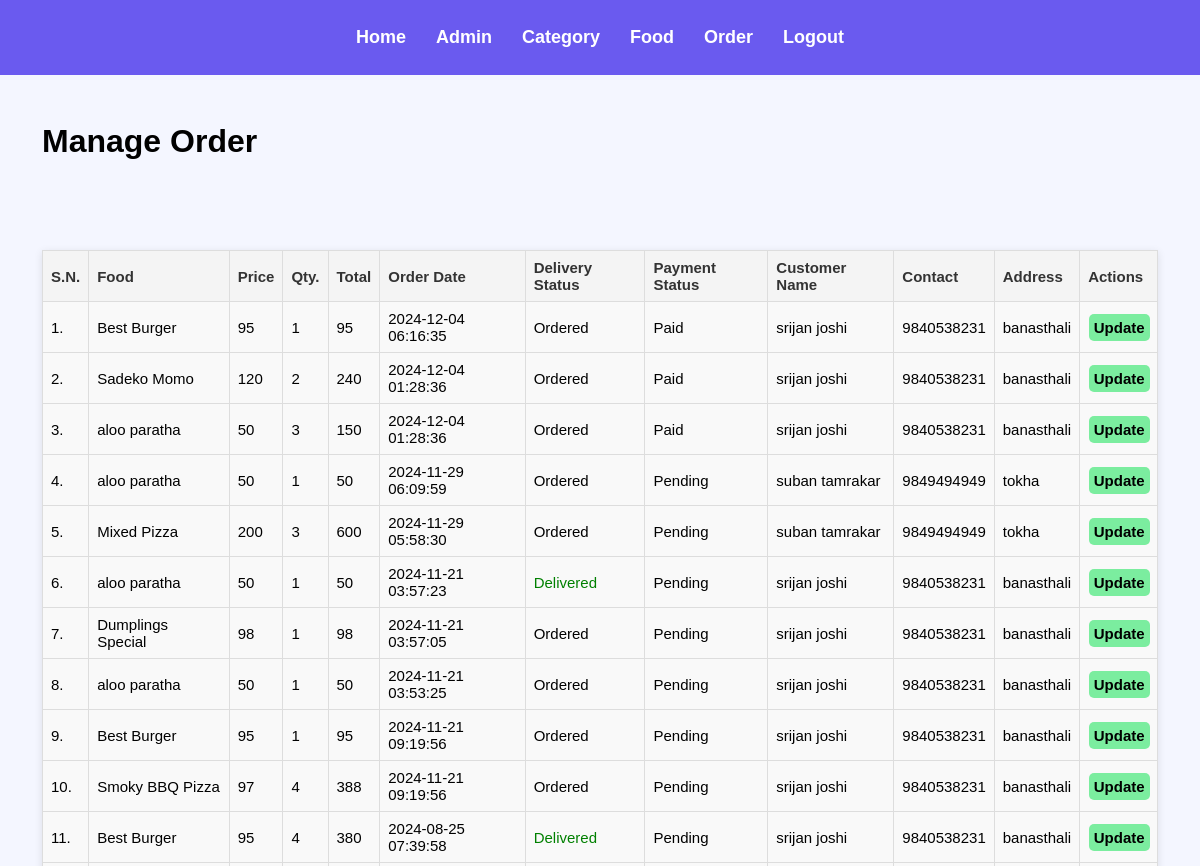
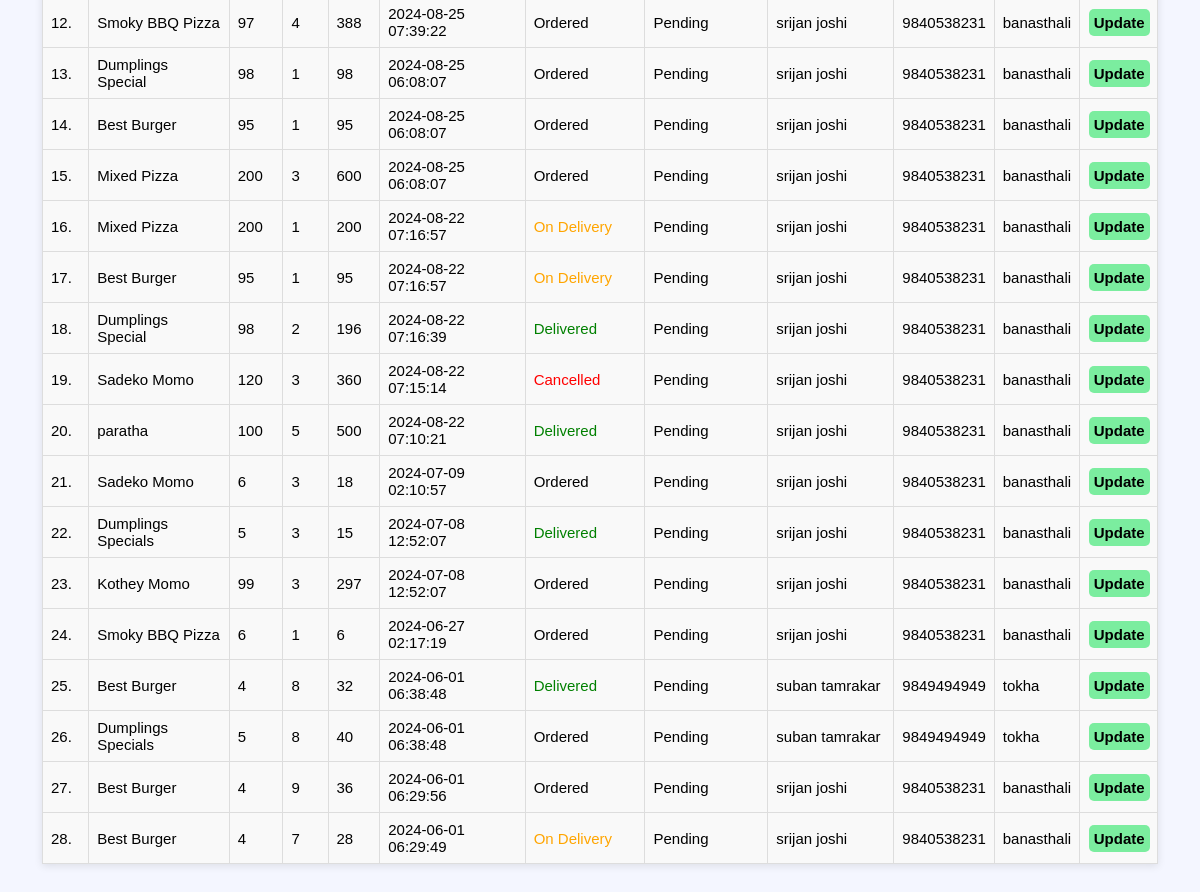
Page /admin/manage-order.php (signed in) on the committed database (2 pictures, top to bottom).
### tables this page shows
CREATE TABLE `tbl_order` (
  `id` int(10) UNSIGNED NOT NULL,
  `food` varchar(150) NOT NULL,
  `price` int(10) NOT NULL,
  `qty` int(11) NOT NULL,
  `total` int(10) NOT NULL,
  `order_date` datetime NOT NULL,
  `status` varchar(50) NOT NULL,
  `customer_name` varchar(150) NOT NULL,
  `customer_contact` varchar(20) NOT NULL,
  `customer_email` varchar(150) NOT NULL,
  `customer_address` varchar(255) NOT NULL,
  `payment_status` varchar(50) NOT NULL DEFAULT 'Pending'
);

### admin/manage-order.php (the view, shortened to what this page needs)
<?php include('partials/menu.php'); ?>
<div class="main">
    <div class="order-container">
        <h1>Manage Order</h1>
        <br /><br /><br />
        <br><br>
        <table class="tbl-full">
            <tr>
                <th>S.N.</th>
                <th>Food</th>
                <th>Price</th>
                <th>Qty.</th>
                <th>Total</th>
                <th>Order Date</th>
                <th>Delivery Status</th>
                <th>Payment Status</th>
                <th>Customer Name</th>
                <th>Contact</th>
                <th>Address</th>
                <th>Actions</th>
            </tr>
            <?php
            $sql = "SELECT * FROM tbl_order ORDER BY id DESC";
            $res = mysqli_query($conn, $sql);
            $count = mysqli_num_rows($res);
            $sn = 1;
            if ($count > 0) {
                while ($row = mysqli_fetch_assoc($res)) {
                    $id = $row['id'];
                    $food = $row['food'];
                    $price = $row['price'];
                    $qty = $row['qty'];
                    $total = $row['total'];
                    $order_date = $row['order_date'];
                    $status = $row['status'];
                    $payment_status = $row['payment_status'];
                    $customer_name = $row['customer_name'];
                    $customer_contact = $row['customer_contact'];
                    $customer_address = $row['customer_address'];
            ?>
                    <tr>
                        <td data-label="S.N."><?php echo $sn++; ?>. </td>
                        <td data-label="Food"><?php echo $food; ?></td>
                        <td data-label="Price"><?php echo $price; ?></td>
                        <td data-label="Qty."><?php echo $qty; ?></td>
                        <td data-label="Total"><?php echo $total; ?></td>
                        <td data-label="Order Date"><?php echo $order_date; ?></td>
                        <td data-label="Delivery Status">
                            <?php
                            if ($status == "Ordered") {
                                echo "<label>$status</label>";
                            } elseif ($status == "On Delivery") {
                                echo "<label style='color: orange;'>$status</label>";
                            } elseif ($status == "Delivered") {
                                echo "<label style='color: green;'>$status</label>";
                            } elseif ($status == "Cancelled") {
                                echo "<label style='color: red;'>$status</label>";
                            }
                            ?>
                        </td>
                        <td data-label="Payment Status">
                            <?php echo $payment_status; ?>
                        </td>
                        <td data-label="Customer Name"><?php echo $customer_name; ?></td>
                        <td data-label="Contact"><?php echo $customer_contact; ?></td>
                        <td data-label="Address"><?php echo $customer_address; ?></td>
                        <td data-label="Actions">
                            <a href="<?php echo SITEURL; ?>admin/update-order.php?id=<?php echo $id; ?>" class="btn-secondary">Update</a>
                        </td>
                    </tr>
            <?php
                }
            } else {
                echo "<tr><td colspan='12' class='error'>Orders not Available</td></tr>";
            }
            ?>
        </table>
    </div>
</div>

### css/admin.css (style rules this page uses)
* { margin: 0; padding: 0; font-family: Arial, Helvetica, sans-serif; }
.tbl-full { width: 100%; border-collapse: collapse; background-color: #f9f9f9; box-shadow: 0 2px 8px rgba(0, 0, 0, 0.1); }
.tbl-full th, .tbl-full td { border: 1px solid #ddd; padding: 8px; text-align: left; font-size: 15px; }
.tbl-full th { background-color: #f4f4f4; color: #333; font-weight: bold; }
.btn-secondary { margin: 2% 1%; background-color: #7bed9f; padding: 5px; color: black; text-decoration: none; font-weight: bold; border-radius: 5px; }
.main { background-color: #f1f4ffc4; padding: 3% 0; }
.order-container { padding: 1%; width: 93%; margin: 0 auto; }

### rows in the picture
tbl_order: food "Best Burger", price "95", qty "1", total "95", order_date "2024-12-04 06:16:35", status "Ordered", payment_status "Paid", customer_name "srijan joshi", customer_contact "9840538231", customer_address "banasthali"
tbl_order: food "Sadeko Momo", price "120", qty "2", total "240", order_date "2024-12-04 01:28:36", status "Ordered", payment_status "Paid", customer_name "srijan joshi", customer_contact "9840538231", customer_address "banasthali"
tbl_order: food "aloo paratha", price "50", qty "3", total "150", order_date "2024-12-04 01:28:36", status "Ordered", payment_status "Paid", customer_name "srijan joshi", customer_contact "9840538231", customer_address "banasthali"
tbl_order: food "aloo paratha", price "50", qty "1", total "50", order_date "2024-11-29 06:09:59", status "Ordered", payment_status "Pending", customer_name "suban tamrakar", customer_contact "9849494949", customer_address "tokha"
tbl_order: food "Mixed Pizza", price "200", qty "3", total "600", order_date "2024-11-29 05:58:30", status "Ordered", payment_status "Pending", customer_name "suban tamrakar", customer_contact "9849494949", customer_address "tokha"
tbl_order: food "aloo paratha", price "50", qty "1", total "50", order_date "2024-11-21 03:57:23", status "Delivered", payment_status "Pending", customer_name "srijan joshi", customer_contact "9840538231", customer_address "banasthali"
tbl_order: food "Dumplings Special", price "98", qty "1", total "98", order_date "2024-11-21 03:57:05", status "Ordered", payment_status "Pending", customer_name "srijan joshi", customer_contact "9840538231", customer_address "banasthali"
tbl_order: food "aloo paratha", price "50", qty "1", total "50", order_date "2024-11-21 03:53:25", status "Ordered", payment_status "Pending", customer_name "srijan joshi", customer_contact "9840538231", customer_address "banasthali"
tbl_order: food "Best Burger", price "95", qty "1", total "95", order_date "2024-11-21 09:19:56", status "Ordered", payment_status "Pending", customer_name "srijan joshi", customer_contact "9840538231", customer_address "banasthali"
tbl_order: food "Smoky BBQ Pizza", price "97", qty "4", total "388", order_date "2024-11-21 09:19:56", status "Ordered", payment_status "Pending", customer_name "srijan joshi", customer_contact "9840538231", customer_address "banasthali"
tbl_order: food "Best Burger", price "95", qty "4", total "380", order_date "2024-08-25 07:39:58", status "Delivered", payment_status "Pending", customer_name "srijan joshi", customer_contact "9840538231", customer_address "banasthali"
tbl_order: food "Smoky BBQ Pizza", price "97", qty "4", total "388", order_date "2024-08-25 07:39:22", status "Ordered", payment_status "Pending", customer_name "srijan joshi", customer_contact "9840538231", customer_address "banasthali"
tbl_order: food "Dumplings Special", price "98", qty "1", total "98", order_date "2024-08-25 06:08:07", status "Ordered", payment_status "Pending", customer_name "srijan joshi", customer_contact "9840538231", customer_address "banasthali"
tbl_order: food "Best Burger", price "95", qty "1", total "95", order_date "2024-08-25 06:08:07", status "Ordered", payment_status "Pending", customer_name "srijan joshi", customer_contact "9840538231", customer_address "banasthali"
tbl_order: food "Mixed Pizza", price "200", qty "3", total "600", order_date "2024-08-25 06:08:07", status "Ordered", payment_status "Pending", customer_name "srijan joshi", customer_contact "9840538231", customer_address "banasthali"
tbl_order: food "Mixed Pizza", price "200", qty "1", total "200", order_date "2024-08-22 07:16:57", status "On Delivery", payment_status "Pending", customer_name "srijan joshi", customer_contact "9840538231", customer_address "banasthali"
tbl_order: food "Best Burger", price "95", qty "1", total "95", order_date "2024-08-22 07:16:57", status "On Delivery", payment_status "Pending", customer_name "srijan joshi", customer_contact "9840538231", customer_address "banasthali"
tbl_order: food "Dumplings Special", price "98", qty "2", total "196", order_date "2024-08-22 07:16:39", status "Delivered", payment_status "Pending", customer_name "srijan joshi", customer_contact "9840538231", customer_address "banasthali"
tbl_order: food "Sadeko Momo", price "120", qty "3", total "360", order_date "2024-08-22 07:15:14", status "Cancelled", payment_status "Pending", customer_name "srijan joshi", customer_contact "9840538231", customer_address "banasthali"
tbl_order: food "paratha", price "100", qty "5", total "500", order_date "2024-08-22 07:10:21", status "Delivered", payment_status "Pending", customer_name "srijan joshi", customer_contact "9840538231", customer_address "banasthali"
tbl_order: food "Sadeko Momo", price "6", qty "3", total "18", order_date "2024-07-09 02:10:57", status "Ordered", payment_status "Pending", customer_name "srijan joshi", customer_contact "9840538231", customer_address "banasthali"
tbl_order: food "Dumplings Specials", price "5", qty "3", total "15", order_date "2024-07-08 12:52:07", status "Delivered", payment_status "Pending", customer_name "srijan joshi", customer_contact "9840538231", customer_address "banasthali"
tbl_order: food "Kothey Momo", price "99", qty "3", total "297", order_date "2024-07-08 12:52:07", status "Ordered", payment_status "Pending", customer_name "srijan joshi", customer_contact "9840538231", customer_address "banasthali"
tbl_order: food "Smoky BBQ Pizza", price "6", qty "1", total "6", order_date "2024-06-27 02:17:19", status "Ordered", payment_status "Pending", customer_name "srijan joshi", customer_contact "9840538231", customer_address "banasthali"
tbl_order: food "Best Burger", price "4", qty "8", total "32", order_date "2024-06-01 06:38:48", status "Delivered", payment_status "Pending", customer_name "suban tamrakar", customer_contact "9849494949", customer_address "tokha"
tbl_order: food "Dumplings Specials", price "5", qty "8", total "40", order_date "2024-06-01 06:38:48", status "Ordered", payment_status "Pending", customer_name "suban tamrakar", customer_contact "9849494949", customer_address "tokha"
tbl_order: food "Best Burger", price "4", qty "9", total "36", order_date "2024-06-01 06:29:56", status "Ordered", payment_status "Pending", customer_name "srijan joshi", customer_contact "9840538231", customer_address "banasthali"
tbl_order: food "Best Burger", price "4", qty "7", total "28", order_date "2024-06-01 06:29:49", status "On Delivery", payment_status "Pending", customer_name "srijan joshi", customer_contact "9840538231", customer_address "banasthali"
